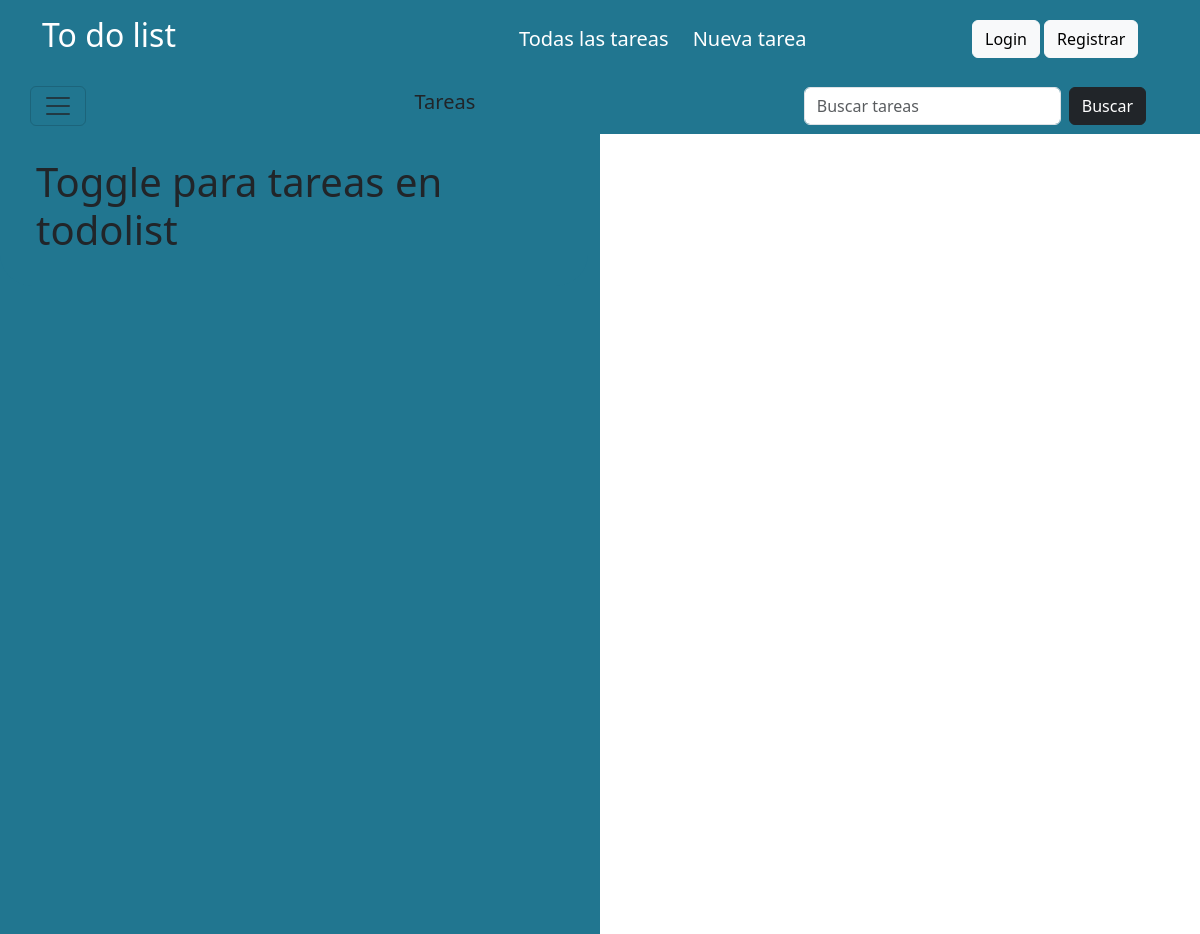
/coments/7, run on an earlier commit of the app's database.
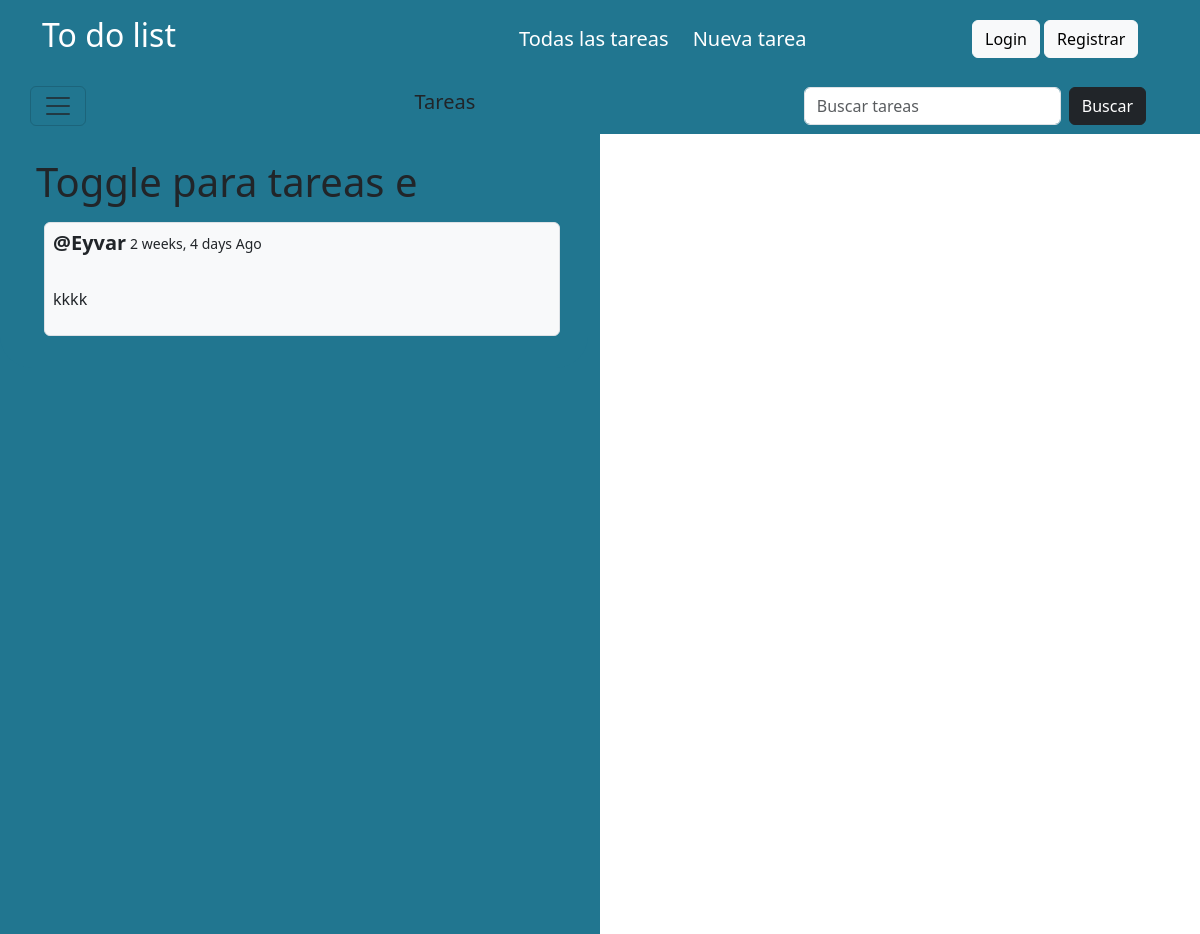
And on a later commit of the database.
### app/models.py (models this page shows, shortened)
class task(models.Model):
    user = models.ForeignKey(User, verbose_name=("Persona"), on_delete=models.CASCADE)
    name = models.CharField(("Tarea"), max_length=50)
    day = models.ForeignKey(days, verbose_name=("Dia"), on_delete=models.CASCADE)
    checkout = models.BooleanField(("Hecho"), default=False)
    created = models.DateTimeField(("Creado"), auto_now_add=True)
    updated = models.DateTimeField(("Actualizado"), auto_now=True)
    class Meta:
        ordering = ['-updated','-created']

class Messages(models.Model):
    user = models.ForeignKey(User, verbose_name=("Usuario"), on_delete=models.CASCADE)
    task = models.ForeignKey(task, verbose_name=("Tarea"), on_delete=models.CASCADE,blank=True)
    body = models.TextField((""))
    created = models.DateTimeField(("Creado"), auto_now_add=True)
    updated = models.DateTimeField(("Actualizado"), auto_now=True)

### app/views.py (the view, shortened to what this page needs)
# urls.py: path('coments/<int:id>',views.coments,name="coments"),
def coments(request,id):
    day = days.objects.all()
    tasks = task.objects.get(id=id)
    comment = tasks.messages_set.all()
    context = {
        'tasks':tasks,
        'comment':comment,
        'dias':day
    }
    return render(request,'app/coments.html',context)

### app/templates/app/coments.html (shortened to what this page needs)
{%extends 'base.html'%}
{%block content%}
    <div class="row ">
        <div class="col-md-6 col-sm-6 comentsbg">
            <div class="container-fluid bg rounded-bottom-5">
                <div class="col-md-12 col sm-12 p-4 d-flex flex-column">
                    <h1 class="justify-content-md-start ">{{tasks.name}}</h1>
                    {%for comments in comment%}
                        <div class="container m-2 p-0 border rounded bg-light">
                        <div class="d-flex flex-row gap-1 m-0 p-2 overflow-hidden ">
                            <p class="h5 m-0 fw-bold">@{{comments.user|capfirst}}</p>
                            <p class="fw-medium"> <small> {{comments.created|timesince}} Ago</small></p>
                        </div>
                        <p class="p-2 "class="fst-italic">{{comments.body}}</p>
                    </div>
                    {%endfor%}
                </div>
            </div>
        </div>
        <div class="col-md-6 col-md-6">
        </div>
    </div>
{%endblock%}

What changed in the data, as far as the page shows it:
changed task: name "Toggle para tareas en todolist" → "Toggle para tareas e"
added Messages: user "Eyvar", created "2 weeks, 4 days", body "kkkk"
